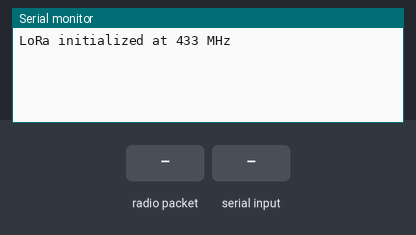
Simulated run of this sketch. Board: ESP32. Shown: the last lines printed to the serial monitor. Inputs (shaded band) come from the test bench. No radio packets arrive unless stated; nothing arrives over Bluetooth unless stated.

Above: at 1.2 s.
1.3 s: radio packet "1" arrives
At 1.6 s:
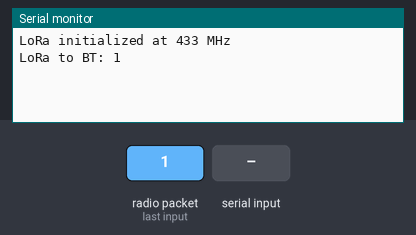
2.8 s: "1\n" received over the second serial link
At 4.0 s:
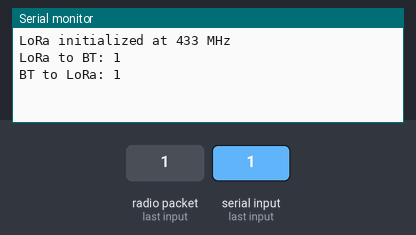
4.3 s: radio packet "0" arrives
At 5.2 s:
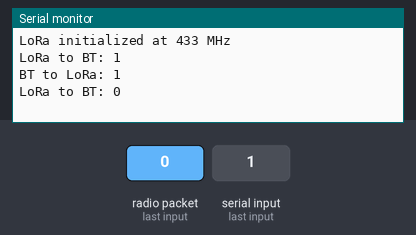
5.8 s: "0\n" received over the second serial link
At 6.3 s:
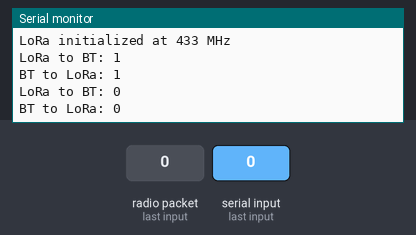

The sketch:

sketch_apr10a_sysOne.ino
```cpp
#include <SPI.h>
#include <LoRa.h>
#include "BluetoothSerial.h"

BluetoothSerial SerialBT;

// Custom LoRa pin configuration
#define LORA_NSS   15
#define LORA_SCK   14
#define LORA_MISO  12
#define LORA_MOSI  13
#define LORA_RST   4
#define LORA_DIO0  2

String incomingBT = "";
String incomingLoRa = "";

void setup() {
  Serial.begin(115200);
  SerialBT.begin("ESP32_LoRa"); // This name shows up in Serial Bluetooth Terminal for the second esp32 name ESP32_LoRa2

  // Custom SPI setup for LoRa
  SPI.begin(LORA_SCK, LORA_MISO, LORA_MOSI, LORA_NSS);

  LoRa.setPins(LORA_NSS, LORA_RST, LORA_DIO0);
  if (!LoRa.begin(433E6)) {
    Serial.println("LoRa init failed. Check your connections.");
    while (1);
  }
  Serial.println("LoRa initialized at 433 MHz");
}

void loop() {
  // send Bluetooth -> LoRa
  if (SerialBT.available()) {
    incomingBT = SerialBT.readStringUntil('\n');
    Serial.println("BT to LoRa: " + incomingBT);
    LoRa.beginPacket();
    LoRa.print(incomingBT);
    LoRa.endPacket();
  }

  // receive LoRa -> Bluetooth
  int packetSize = LoRa.parsePacket();// Parse packet loads all the bytes in the buffer and then you read them
  if (packetSize) {
    incomingLoRa = "";
    while (LoRa.available()) {
      incomingLoRa += (char)LoRa.read();
    }
    Serial.println("LoRa to BT: " + incomingLoRa);
    SerialBT.println("From LoRa: " + incomingLoRa);
  }
}
```

Measured:
- after the input at 1.3 s, the serial monitor: prints a new line at once (image 1)
- after the input at 2.8 s, the serial monitor: prints a new line at once (image 2)
- after the input at 4.3 s, the serial monitor: prints a new line at once (image 3)
- after the input at 5.8 s, the serial monitor: prints a new line at once (image 4)
